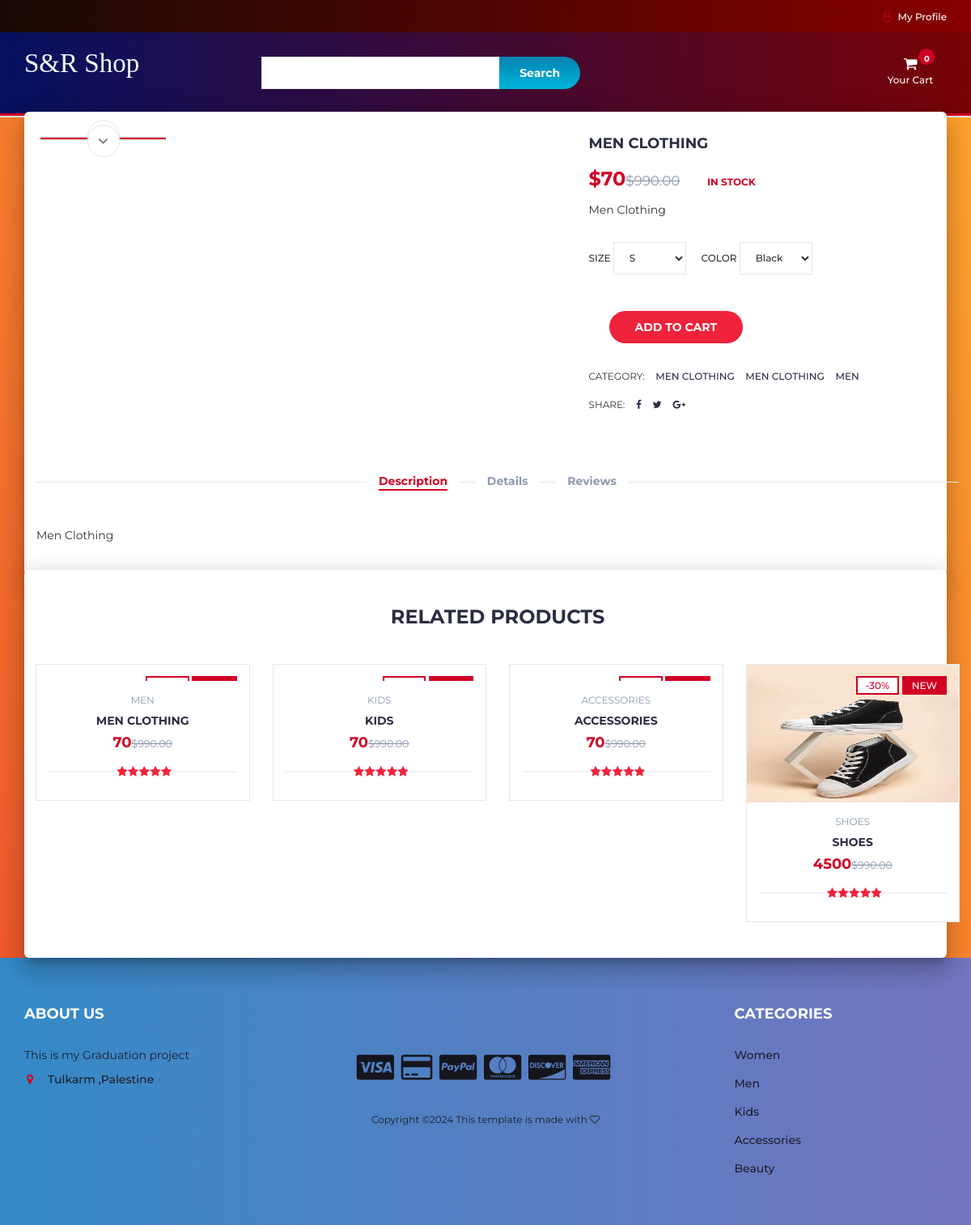
Screenshot of /product.php?p=73 with the database file from the repository.
### tables this page shows
CREATE TABLE `products` (
  `product_id` int(100) NOT NULL  ,
  `product_cat` int(100) NOT NULL,
  `product_brand` int(100) NOT NULL,
  `product_title` varchar(255) NOT NULL,
  `product_price` int(100) NOT NULL,
  `product_desc` text NOT NULL,
  `product_image` text NOT NULL,
  `product_keywords` text NOT NULL
);

CREATE TABLE `categories` (
  `cat_id` int(100) NOT NULL,
  `cat_title` text NOT NULL
);

### product.php (the view, shortened to what this page needs)
<?php
include "header.php";
?>
<div class="section main main-raised">
	<div class="container">
		<div class="row">
			<?php
			include 'db.php';
			$product_id = $_GET['p'];
			$sql = " SELECT * FROM products WHERE product_id = $product_id";
			$result = mysqli_query($con, $sql);
			if (mysqli_num_rows($result) > 0) {
				while ($row = mysqli_fetch_assoc($result)) {
					echo '
                                <div class="col-md-5 col-md-push-2">
                                <div id="product-main-img">
                                    <div class="product-preview">
                                        <img src="product_images/' . $row['product_image'] . '" alt="">
                                    </div>
                                    <div class="product-preview">
                                        <img src="product_images/' . $row['product_image'] . '" alt="">
                                    </div>
                                    <div class="product-preview">
                                        <img src="product_images/' . $row['product_image'] . '" alt="">
                                    </div>
                                    <div class="product-preview">
                                        <img src="product_images/' . $row['product_image'] . '" alt="">
                                    </div>
                                </div>
                            </div>
                                <div class="col-md-2  col-md-pull-5">
                                <div id="product-imgs">
                                    <div class="product-preview">
                                        <img src="product_images/' . $row['product_image'] . '" alt="">
                                    </div>
                                    <div class="product-preview">
                                        <img src="product_images/' . $row['product_image'] . '" alt="">
                                    </div>
                                    <div class="product-preview">
                                        <img src="product_images/' . $row['product_image'] . 'g" alt="">
                                    </div>
                                    <div class="product-preview">
                                        <img src="product_images/' . $row['product_image'] . '" alt="">
                                    </div>
                                </div>
                            </div>
									';
					?>
					<?php
					echo '
                    <div class="col-md-5">
						<div class="product-details">
							<h2 class="product-name">' . $row['product_title'] . '</h2>
							<div>
								<h3 class="product-price">$' . $row['product_price'] . '<del class="product-old-price">$990.00</del></h3>
								<span class="product-available">In Stock</span>
							</div>
							<p>' . $row['product_desc'] . ' </p>
							<div class="product-options">
								<label>
									Size
									<select class="input-select">
										<option value="0">S</option>
									</select>
								</label>
								<label>
									Color
									<select class="input-select">
										<option value="0">Black</option>
									</select>
								</label>
							</div>
							<div class="add-to-cart">
								<div class="btn-group" style="margin-left: 25px; margin-top: 15px">
								<button class="add-to-cart-btn" pid="' . $row['product_id'] . '"  id="product" ><i class="fa fa-shopping-cart"></i> add to cart</button>
                                </div>
							</div>
							<ul class="product-links">
								<li>Category:</li>
								<li><a href="#">' . $row['product_title'] . '</a></li>
								<li><a href="#">' . $row['product_desc'] . '</a></li>
								<li><a href="#">' . $row['product_keywords'] . '</a></li>
							</ul>
							<ul class="product-links">
								<li>Share:</li>
								<li><a href="https://www.facebook.com/"><i class="fa fa-facebook"></i></a></li>
								<li><a href="https://www.twitter.com/"><i class="fa fa-twitter"></i></a></li>
								<li><a href="https://www.google.com/"><i class="fa fa-google-plus"></i></a></li>
							</ul>
						</div>
					</div>
					<div class="col-md-12">
						<div id="product-tab">
							<ul class="tab-nav">
								<li class="active"><a data-toggle="tab" href="#tab1">Description</a></li>
								<li><a data-toggle="tab" href="#tab2">Details</a></li>
								<li><a data-toggle="tab" href="#tab3">Reviews</a></li>
							</ul>
							<div class="tab-content">
								<div id="tab1" class="tab-pane fade in active">
									<div class="row">
										<div class="col-md-12">
											<p>' . $row['product_desc'] . '</p>
										</div>
									</div>
								</div>
											<p>' . $row['product_title'] . ' , ' . $row['product_desc'] . '</p>
							</div>
						</div>
					</div>
				</div>
			</div>
		</div>
		<div class="section main main-raised">
			<div class="container">
				<div class="row">
					<div class="col-md-12">
						<div class="section-title text-center">
							<h3 class="title">Related Products</h3>
						</div>
					</div>
                    ';
				}
			}
			?>
			<?php
			include 'db.php';
			$product_id = $_GET['p'];
			$product_query = "SELECT * FROM products,categories WHERE product_cat=cat_id AND product_id BETWEEN $product_id AND $product_id+3";
			$run_query = mysqli_query($con, $product_query);
			if (mysqli_num_rows($run_query) > 0) {
				while ($row = mysqli_fetch_array($run_query)) {
					$pro_id = $row['product_id'];
					$pro_title = $row['product_title'];
					$pro_price = $row['product_price'];
					$pro_image = $row['product_image'];
					$cat_name = $row["cat_title"];
					echo "
                                <div class='col-md-3 col-xs-6'>
								<a href='product.php?p=$pro_id'><div class='product'>
									<div class='product-img'>
										<img src='product_images/$pro_image' style='max-height: 170px;' alt=''>
										<div class='product-label'>
											<span class='sale'>-30%</span>
											<span class='new'>NEW</span>
										</div>
									</div></a>
									<div class='product-body'>
										<p class='product-category'>$cat_name</p>
										<h3 class='product-name header-cart-item-name'><a href='product.php?p=$pro_id'>$pro_title</a></h3>
										<h4 class='product-price header-cart-item-info'>$pro_price<del class='product-old-price'>$990.00</del></h4>
										<div class='product-rating'>
											<i class='fa fa-star'></i>
											<i class='fa fa-star'></i>
											<i class='fa fa-star'></i>
											<i class='fa fa-star'></i>
											<i class='fa fa-star'></i>
										</div>
									</div>
									<div class='add-to-cart'>
										<button pid='$pro_id' id='product' class='add-to-cart-btn block2-btn-towishlist' href='#'><i class='fa fa-shopping-cart'></i> add to cart</button>
									</div>
								</div>
                                </div>
			";
				}
			}
			?>
<?php
include "footer.php";
?>

### rows the page displays
products: product_title "MEN CLOTHING", product_price "70", product_desc "Men Clothing", product_desc "MEN CLOTHING", product_keywords "MEN", categories.cat_title "MEN"
products: categories.cat_title "KIDS", product_title "KIDS", product_price "70"
products: categories.cat_title "ACCESSORIES", product_title "ACCESSORIES", product_price "70"
products: product_image (picture), categories.cat_title "SHOES", product_title "SHOES", product_price "4500"
